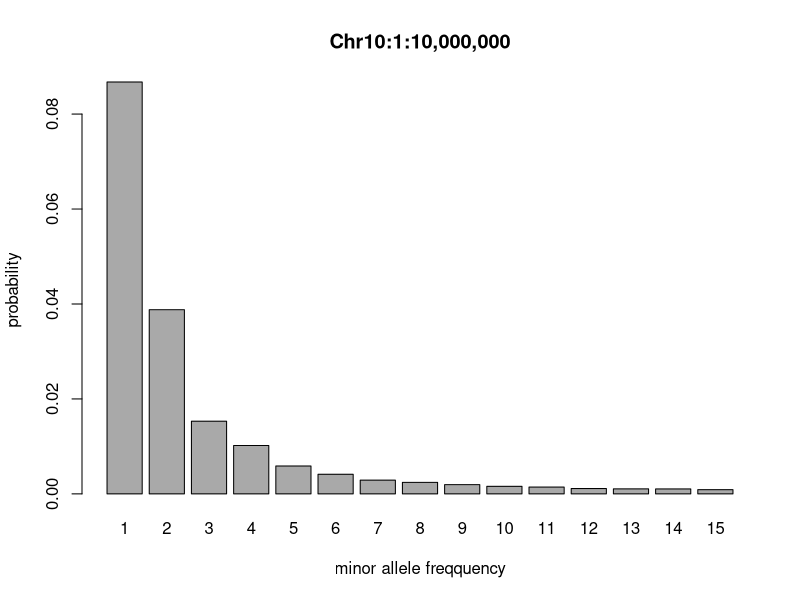
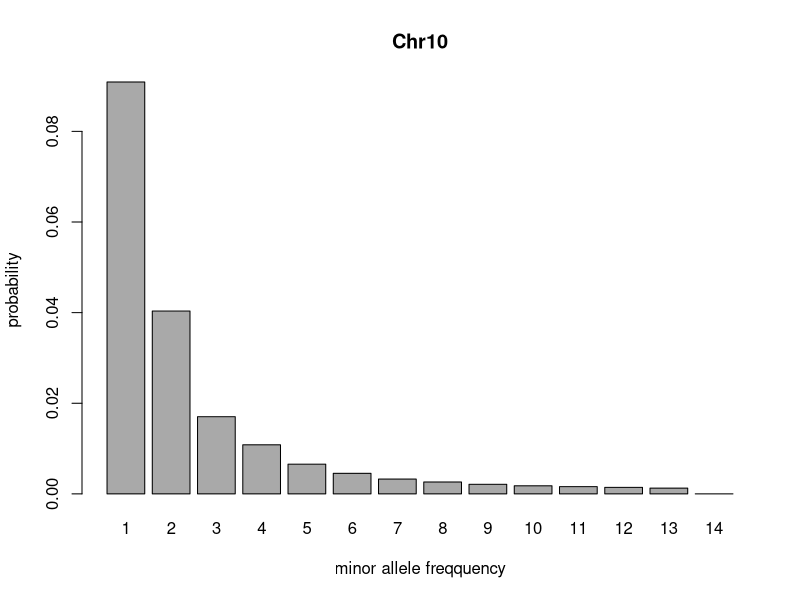

The R script that drew these images, in order:
## ---- chunk 1
sfs<-c(-0.192947, -2.444628, -3.249441, -4.179364, -4.586453, -5.137299 ,-5.489250, -5.845022, -6.020604, -6.241799, -6.441396, -6.546019, -6.785617, -6.850590, -6.869085 ,-7.022943)
barplot(exp(sfs[-1]),col="darkgrey", names.arg=1:(length(sfs)-1), ylab="probability",xlab="minor allele freqquency", main = "Chr10:1:10,000,000")

## ---- chunk 2
sfs<-c(-0.206044, -2.398034, -3.210098, -4.072419, -4.525486, -5.026914, -5.395742, -5.723438, -5.943467, -6.157773, -6.327133, -6.439034, -6.542996, -6.667280, -6.892473 -7.044611)
barplot(exp(sfs[-1]),col="darkgrey", names.arg=1:(length(sfs)-1), ylab="probability",xlab="minor allele freqquency", main = "Chr10")

